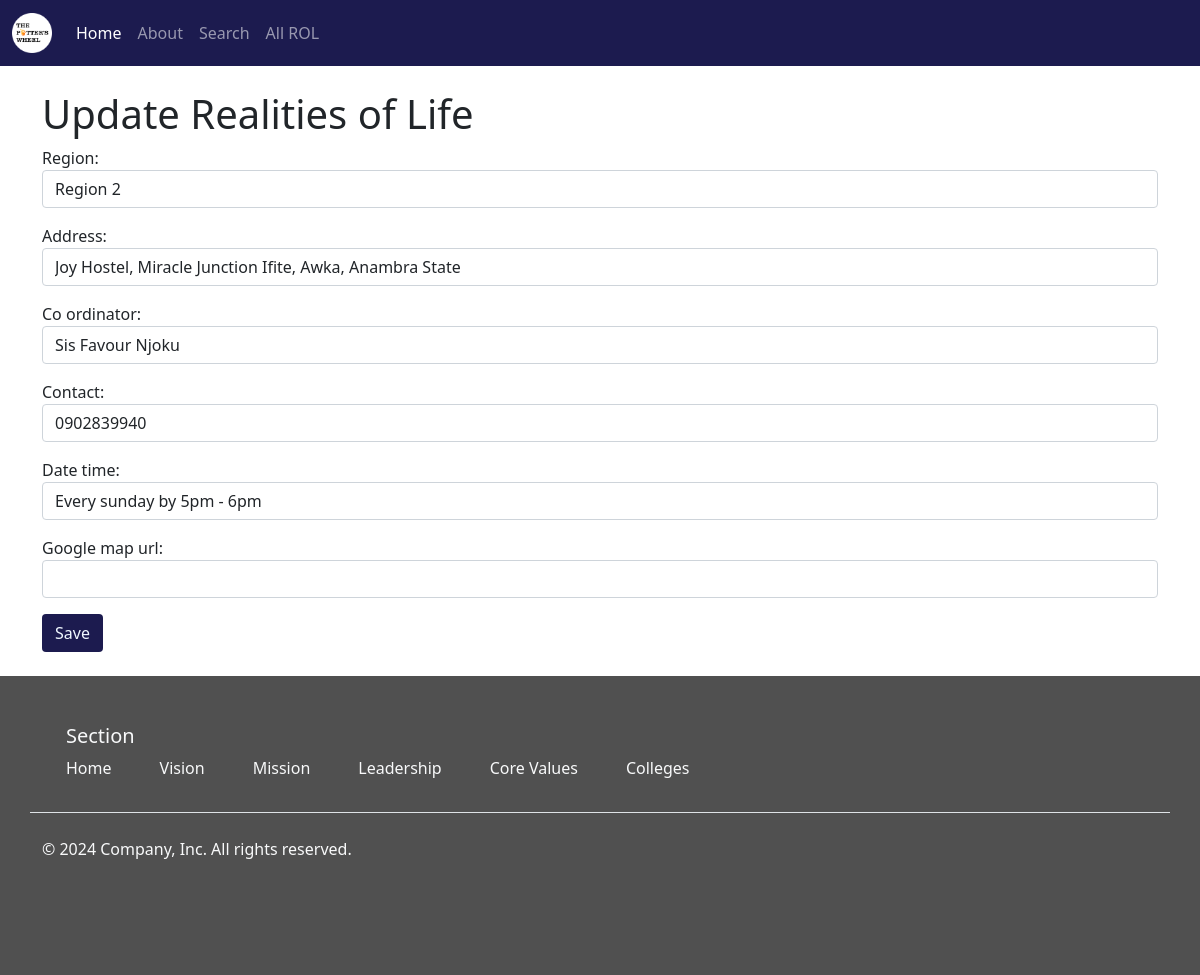
Page /locator/Rol_update/8 on the committed database.
### locator/models.py (models this page shows)
class RolPoints(models.Model):
    region = models.CharField(max_length = 20)
    address = models.TextField()
    image = models.ImageField(blank = True, upload_to = 'google_map_image/')
    co_ordinator = models.CharField(max_length = 200, blank = True)
    contact = models.CharField(max_length = 14, blank = True)
    date_time = models.TextField(blank = True)
    google_map_url = models.TextField(blank=True)

### locator/views.py (the view)
# urls.py: path('Rol_update/<int:id>', Rol_register_update_view, name='Rol_update'),
def Rol_register_update_view(request, id):
    obj = RolPoints.objects.get(id=id)
    form = RolForm(request.POST or None, instance = obj)
    if form.is_valid():
        form.save()
        return redirect(f"../../locator/details/{id}")
    context = {
        'form':form
    }
    return render(request, "Rol_register_update.html", context)

### locator/forms.py
class RolForm(forms.ModelForm):
    class Meta:
        model = RolPoints
        fields = [
            'region',
            'address',
            'co_ordinator',
            'contact',
            'date_time',
            'google_map_url'
        ]
        widgets = {
            'region':forms.TextInput(attrs={'class':'form-control'}),
            'address':forms.TextInput(attrs={'class':'form-control'}),
            'co_ordinator':forms.TextInput(attrs={'class':'form-control'}),
            'contact':forms.NumberInput(attrs={'class':'form-control'}),
            'date_time':forms.TextInput(attrs={'class':'form-control'}),
            'google_map_url':forms.TextInput(attrs={'class':'form-control'})
        }

### templates/Rol_register_update.html (shortened to what this page needs)
{% extends "base.html"%}
{%block content%}
<div class="container my-4">
    <h1>Update Realities of Life</h1>
    <form action="", method="POST">
        {{form.as_p}}
        <input class="btn text-center btn-md-lg " style="background-color: #1C1B4F; color: aliceblue;" type="submit", value="Save">
        </form>
    </div>
{% endblock %}

### rows in the picture
RolPoints: region "Region 2", address "Joy Hostel, Miracle Junction Ifite, Awka, Anambra State", co_ordinator "Sis Favour Njoku", contact "0902839940", date_time "Every sunday by 5pm - 6pm"
